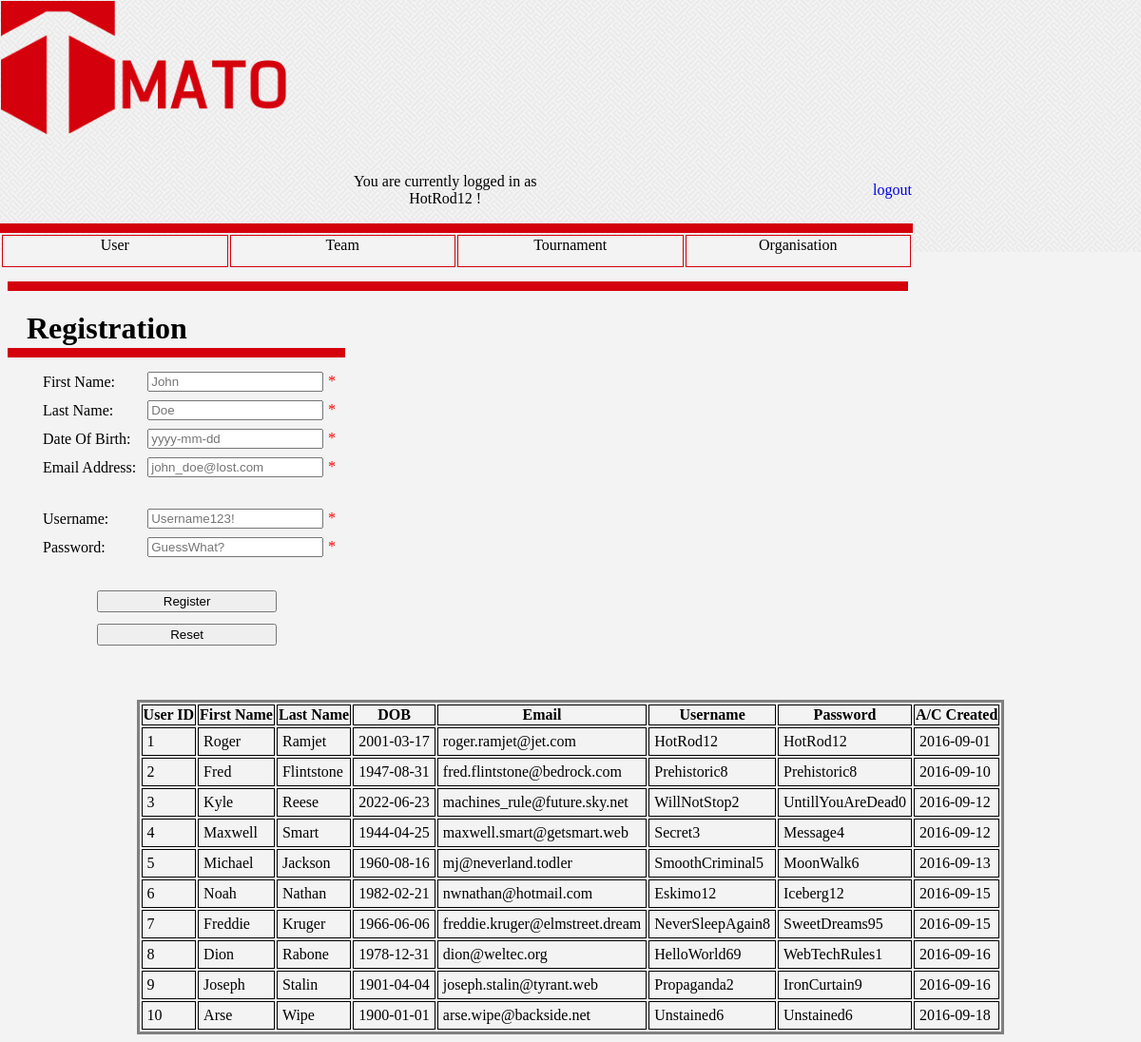
Page /registration.php (signed in) on the committed database.
### tables this page shows
CREATE TABLE `user` (
  `User_ID` int(8) NOT NULL,
  `User_FName` varchar(32) NOT NULL,
  `User_LName` varchar(32) NOT NULL,
  `User_DOB` date NOT NULL,
  `User_Email` varchar(48) NOT NULL,
  `User_UName` varchar(20) NOT NULL,
  `User_Password` varchar(20) NOT NULL,
  `User_PwordHash` varchar(64) NOT NULL,
  `User_Created` date NOT NULL,
  `User_Bio` text,
  `User_DisplayName` int(1) NOT NULL DEFAULT '0',
  `User_DisplayAge` int(1) NOT NULL DEFAULT '0'
);

### registration.php (the view, shortened to what this page needs)
<!DOCTYPE html>
<?php
$fnameErr = $lnameErr = $dobErr = $emailErr = $unameErr = $pwordErr = "";
?>
<html>
    <head>
        <link rel="stylesheet" type="text/css" href="css/tmato_theme.css"/>
        <link rel="stylesheet" type="text/css" href="css/style.css"/>
    </head>
    <body>
        <div class="nonScroll">
            <form method="post" action="php/login_handler.php">
                <table class="table_header">
                    <tr>
                        <td><a href = "homepage.php"><img src="resources\images\tmato.png" class="logo"></a></td>
                    </tr>
                    <tr>
                        <td><div class="spacerSmall"></div></td>
                    </tr>
                    <tr>
                    	<td>
                     	</td>
                        <td>
                            <?php
							if (isset($_SESSION['loggedin']) && $_SESSION['loggedin'] == true) {
                                echo "<p align='center'>You are currently logged in as " . $_SESSION['user'] . " !</p>"
                                ;
                            } else {
                                $_SESSION['loggedin'] = false;
                            }
                            ?>
                        </td>
                        <td align="right">
                        <p align="right">
                        <?php
                        if (isset($_SESSION['loggedin']) && $_SESSION['loggedin'] == true) {
                        	echo "<a href='php/logout_handler.php' class='cleanLink'>logout</a>";
                        } else {
                            echo "<a href='registration.php' class='cleanLink'>Register</a>";
                        }
                        ?>
                        </p>
                     	</td>
                    </tr>
                </table>
            </form>
            <div class="pageBreak"></div>
            <div>
                <table class="table_nav">
                    <tr class="banner">
                        <td><a href ="user_account.php">User</a></td>
                        <td><a href ="team.php">Team</a></td>
                        <td><a href ="tournament.php">Tournament</a></td>
                        <td><a href ="organisation.php">Organisation</a></td>
                    </tr>
                </table>
            </div>
        </div>
        <div class="contentContainer">
        <div class="spacerLarge"></div>
        <div class="pageBreak"></div>
        <h1>
            Registration
        </h1>
        <div class="headingBreak"></div>
        <div class="setBodyMargin">
            <form method="POST" action="<?php echo htmlspecialchars($_SERVER["PHP_SELF"]);?>">
                <table class="tb1">
                    <tr><td class="td1">First Name:</td><td></td><td><input type="text" placeholder="John" name="firstname" value="<?PHP if(isset($_POST['firstname'])) echo htmlspecialchars($_POST['firstname']); ?>">
                    	<span class="error">* <?php echo $fnameErr;?></span></td></tr>
                    <tr><td class="td1">Last Name:</td><td></td><td><input type="text" placeholder="Doe" name="lastname" value="<?PHP if(isset($_POST['lastname'])) echo htmlspecialchars($_POST['lastname']); ?>">
                    	<span class="error">* <?php echo $lnameErr;?></span></td></tr>
                    <tr><td class="td1">Date Of Birth:</td><td></td><td><input type="text" placeholder="yyyy-mm-dd" name="dob" value="<?PHP if(isset($_POST['dob'])) echo htmlspecialchars($_POST['dob']); ?>">
                    	<span class="error">* <?php echo $dobErr;?></span></td></tr>
                    <tr><td class="td1">Email Address:</td><td></td><td><input type="text" placeholder="john_doe@lost.com" name="email" value="<?PHP if(isset($_POST['email'])) echo htmlspecialchars($_POST['email']); ?>">
                    	<span class="error">* <?php echo $emailErr;?></span></td></tr>
                    <tr><td class="td1" colspan="3"></td></tr>
                    <tr><td class="td1" colspan="3"></td></tr>
                    <tr><td class="td1">Username:</td><td></td><td><input type="text" placeholder="Username123!" name="username" value="<?PHP if(isset($_POST['username'])) echo htmlspecialchars($_POST['username']); ?>">
                    	<span class="error">* <?php echo $unameErr;?></span></td></tr>
                    <tr><td class="td1">Password:</td><td></td><td><input type="password" placeholder="GuessWhat?" name="password" value="<?PHP if(isset($_POST['password'])) echo htmlspecialchars($_POST['password']); ?>">
                    	<span class="error">* <?php echo $pwordErr;?></span></td></tr>
                    <tr><td class="td1" colspan="3"></td></tr>
                    <tr><td class="td1" colspan="3"></td></tr>
                    <tr class="tr1" style="text-align:center"><td class="td1" colspan="3"><input class="btn" type="submit" name="submit" value="Register"></td></tr>
                    <tr class="tr1" style="text-align:center"><td class="td1" colspan="3"><input class="btn" type="reset" name="reset" value="Reset"></td></tr>
                    <tr>
                        <td class="reg_msg" colspan="3">
                        </td>
                    </tr>
                </table>
            </form>
        </div>
        <div>
            <br><br>
            <div class="div_user">
                <table class="tbl_user">
                    <tr>
                        <th class="th_user">User ID</th>
                        <th class="th_user">First Name</th>
                        <th class="th_user">Last Name</th>
                        <th class="th_user">DOB</th>
                        <th class="th_user">Email</th>
                        <th class="th_user">Username</th>
                        <th class="th_user">Password</th>
                        <th class="th_user">A/C Created</th>
                    </tr>
                    <?php
                    $connection = mysqli_connect("localhost:3306", "root", "", "tmato");
                    $result = mysqli_query($connection, "SELECT * FROM user;");
                    while ($output = mysqli_fetch_row($result)) {
                        echo"
                                <tr>
                                    <td class='td_user'>$output[0]</td>
                                    <td class='td_user'>$output[1]</td>
                                    <td class='td_user'>$output[2]</td>
                                    <td class='td_user'>$output[3]</td>
                                    <td class='td_user'>$output[4]</td>
                                    <td class='td_user'>$output[5]</td>
                                    <td class='td_user'>$output[6]</td>
                                    <td class='td_user'>$output[8]</td>
                                </tr>
                            ";
                    }
                    ?>
                </table>
            </div>
        </div>
        </div>
    </body>
</html>

### css/tmato_theme.css (style rules this page uses)
.nonScroll { display: block; position: fixed; top: 0; left: 0; z-index: 1; width: 100%; height: 265px; background: url("../resources/images/maze_white.gif"); }
.banner td { width: 25%; height: 30px; border: 1px solid #D4000C; border-collapse: collapse; background-color: #F3F3F3; }
.banner a { width: 100%; height: 100%; display: block; text-decoration: none; color: black; text-align: center; vertical-align: middle; padding: 0px; }
.logo { max-width: 300px; max-height: 160px; }
.spacerSmall { height: 16px; }
.spacerLarge { height: 288px; }
.pageBreak { background-color: #D4000C; height: 10px; width: 80%; }
.headingBreak { background-color: #D4000C; height: 10px; width: 30%; margin-top: -20px; }
.setBodyMargin { width: 80%; margin-left: 20px; }
.cleanLink { text-decoration: none; }
p { width: 80%; margin-left: 20px; }
h1 { margin-left: 20px; }
body { background-color: #F3F3F3; }
.table_header { border-spacing: 0; table-layout: fixed; width: 80%; }
.table_nav { width: 80%; }

### css/style.css (style rules this page uses)
.btn { width: 5cm; padding: 2px; margin: auto; }
.tb1 { padding: 10px; }
.td1 { padding: 5px; }
.reg_msg { color: green; text-align: center; }
.error { color: red; font-style: italic; }
.tbl_user { margin: auto; border-style: solid; }
.th_user { border-style: solid; border-width: .5px; font-weight: bold; }
.td_user { border-style: solid; border-width: .5px; padding: 5px; }

### rows in the picture
user: User_ID "1", User_FName "Roger", User_LName "Ramjet", User_DOB "2001-03-17", User_Email "roger.ramjet@jet.com", User_UName "HotRod12", User_Password "HotRod12", User_Created "2016-09-01"
user: User_ID "2", User_FName "Fred", User_LName "Flintstone", User_DOB "1947-08-31", User_Email "fred.flintstone@bedrock.com", User_UName "Prehistoric8", User_Password "Prehistoric8", User_Created "2016-09-10"
user: User_ID "3", User_FName "Kyle", User_LName "Reese", User_DOB "2022-06-23", User_Email "machines_rule@future.sky.net", User_UName "WillNotStop2", User_Password "UntillYouAreDead0", User_Created "2016-09-12"
user: User_ID "4", User_FName "Maxwell", User_LName "Smart", User_DOB "1944-04-25", User_Email "maxwell.smart@getsmart.web", User_UName "Secret3", User_Password "Message4", User_Created "2016-09-12"
user: User_ID "5", User_FName "Michael", User_LName "Jackson", User_DOB "1960-08-16", User_Email "mj@neverland.todler", User_UName "SmoothCriminal5", User_Password "MoonWalk6", User_Created "2016-09-13"
user: User_ID "6", User_FName "Noah", User_LName "Nathan", User_DOB "1982-02-21", User_Email "nwnathan@hotmail.com", User_UName "Eskimo12", User_Password "Iceberg12", User_Created "2016-09-15"
user: User_ID "7", User_FName "Freddie", User_LName "Kruger", User_DOB "1966-06-06", User_Email "freddie.kruger@elmstreet.dream", User_UName "NeverSleepAgain8", User_Password "SweetDreams95", User_Created "2016-09-15"
user: User_ID "8", User_FName "Dion", User_LName "Rabone", User_DOB "1978-12-31", User_Email "dion@weltec.org", User_UName "HelloWorld69", User_Password "WebTechRules1", User_Created "2016-09-16"
user: User_ID "9", User_FName "Joseph", User_LName "Stalin", User_DOB "1901-04-04", User_Email "joseph.stalin@tyrant.web", User_UName "Propaganda2", User_Password "IronCurtain9", User_Created "2016-09-16"
user: User_ID "10", User_FName "Arse", User_LName "Wipe", User_DOB "1900-01-01", User_Email "arse.wipe@backside.net", User_UName "Unstained6", User_Password "Unstained6", User_Created "2016-09-18"

### other values in the picture
$_SESSION['user'] "HotRod12"
